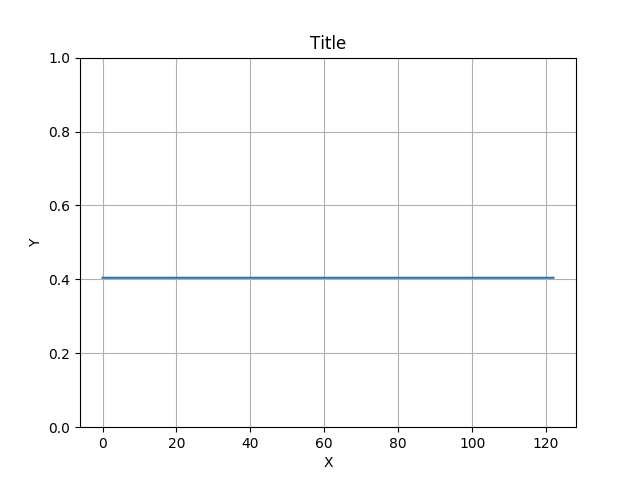

Reproduce this figure in Python.
import matplotlib
import matplotlib.pyplot as plt
import numpy as np
import json

GAS_PRICE = 10000000000 # Wei
WEI_TO_ETH = 1/1000000000000000000
ETH_TO_DOLLAR = 220

def sort_key(elem):
    return elem["idx"]

with open('../persistent_reports/1538598275.json') as f:
    report = json.load(f)

    x = []
    y = []

    filterd_data = report["data"]
    filterd_data.sort(key=sort_key)
    filterd_data = [elem for elem in filterd_data if elem["status"] == "OK"]

    for tx in report["data"]:
        x.append(tx["idx"])
        y.append(tx["result"]["gasUsed"]*GAS_PRICE*WEI_TO_ETH*ETH_TO_DOLLAR)

    print(x)
    print(y)

    fig, ax = plt.subplots()
    ax.plot(x, y)
    ax.set_ylim(0, 1)

    ax.set(xlabel='X', ylabel='Y',
        title='Title')
    ax.grid()

    fig.savefig("price.png")
    plt.show()
